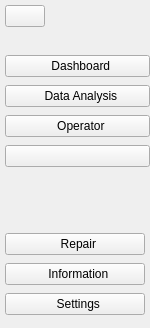
     <widget class="QCustomSlideMenu" name="leftMenu" native="true">
      <property name="sizePolicy">
       <sizepolicy hsizetype="Expanding" vsizetype="Expanding">
        <horstretch>0</horstretch>
        <verstretch>0</verstretch>
       </sizepolicy>
      </property>
      <property name="minimumSize">
       <size>
        <width>0</width>
        <height>0</height>
       </size>
      </property>
      <property name="maximumSize">
       <size>
        <width>140</width>
        <height>16777214</height>
       </size>
      </property>
      <layout class="QVBoxLayout" name="verticalLayout">
       <property name="spacing">
        <number>0</number>
       </property>
       <property name="leftMargin">
        <number>0</number>
       </property>
       <property name="topMargin">
        <number>0</number>
       </property>
       <property name="rightMargin">
        <number>0</number>
       </property>
       <property name="bottomMargin">
        <number>0</number>
       </property>
       <item>
        <widget class="QWidget" name="leftSubMenuTop" native="true">
         <property name="minimumSize">
          <size>
           <width>40</width>
           <height>42</height>
          </size>
         </property>
         <layout class="QVBoxLayout" name="verticalLayout_2">
          <property name="spacing">
           <number>0</number>
          </property>
          <property name="leftMargin">
           <number>5</number>
          </property>
          <property name="topMargin">
           <number>5</number>
          </property>
          <property name="rightMargin">
           <number>0</number>
          </property>
          <property name="bottomMargin">
           <number>5</number>
          </property>
          <item alignment="Qt::AlignLeft|Qt::AlignTop">
           <widget class="QPushButton" name="menuBtn">
            <property name="toolTip">
             <string>Slide menu</string>
            </property>
            <property name="text">
             <string />
            </property>
            <property name="icon">
             <iconset resource="../Qss/icons/_icons.qrc">
              <normaloff>:/feather/icons/feather/menu.png</normaloff>:/feather/icons/feather/menu.png</iconset>
            </property>
           </widget>
          </item>
         </layout>
        </widget>
       </item>
       <item>
        <widget class="QWidget" name="leftSubMenuCenter" native="true">
         <property name="minimumSize">
          <size>
           <width>150</width>
           <height>138</height>
          </size>
         </property>
         <layout class="QVBoxLayout" name="verticalLayout_3">
          <property name="spacing">
           <number>0</number>
          </property>
          <property name="leftMargin">
           <number>5</number>
          </property>
          <property name="topMargin">
           <number>5</number>
          </property>
          <property name="rightMargin">
           <number>0</number>
          </property>
          <property name="bottomMargin">
           <number>5</number>
          </property>
          <item>
           <widget class="QPushButton" name="dashboardBtn">
            <property name="toolTip">
             <string>View Dashboard</string>
            </property>
            <property name="text">
             <string>  Dashboard</string>
            </property>
            <property name="icon">
             <iconset resource="../Qss/icons/_icons.qrc">
              <normaloff>:/feather/icons/feather/pie-chart.png</normaloff>:/feather/icons/feather/pie-chart.png</iconset>
            </property>
           </widget>
          </item>
          <item>
           <widget class="QPushButton" name="dataBtn">
            <property name="toolTip">
             <string>View Data</string>
            </property>
            <property name="text">
             <string>  Data Analysis</string>
            </property>
            <property name="icon">
             <iconset resource="../Qss/icons/_icons.qrc">
              <normaloff>:/feather/icons/feather/database.png</normaloff>:/feather/icons/feather/database.png</iconset>
            </property>
           </widget>
          </item>
          <item>
           <widget class="QPushButton" name="operatorBtn">
            <property name="toolTip">
             <string>View profile</string>
            </property>
            <property name="text">
             <string>  Operator</string>
            </property>
            <property name="icon">
             <iconset resource="../Qss/icons/_icons.qrc">
              <normaloff>:/feather/icons/feather/user.png</normaloff>:/feather/icons/feather/user.png</iconset>
            </property>
           </widget>
          </item>
          <item>
           <widget class="QPushButton" name="moreBtn">
            <property name="toolTip">
             <string>Other</string>
            </property>
            <property name="text">
             <string />
            </property>
            <property name="icon">
             <iconset resource="../Qss/icons/_icons.qrc">
              <normaloff>:/feather/icons/feather/more-horizontal.png</normaloff>:/feather/icons/feather/more-horizontal.png</iconset>
            </property>
           </widget>
          </item>
         </layout>
        </widget>
       </item>
       <item>
        <spacer name="verticalSpacer">
         <property name="orientation">
          <enum>Qt::Vertical</enum>
         </property>
         <property name="sizeType">
          <enum>QSizePolicy::Expanding</enum>
         </property>
         <property name="sizeHint" stdset="0">
          <size>
           <width>20</width>
           <height>40</height>
          </size>
         </property>
        </spacer>
       </item>
       <item>
        <widget class="QWidget" name="leftSubMenuBottom" native="true">
         <property name="minimumSize">
          <size>
           <width>150</width>
           <height>108</height>
          </size>
         </property>
         <layout class="QVBoxLayout" name="verticalLayout_4">
          <property name="spacing">
           <number>0</number>
          </property>
          <property name="leftMargin">
           <number>5</number>
          </property>
          <property name="topMargin">
           <number>5</number>
          </property>
          <property name="rightMargin">
           <number>5</number>
          </property>
          <property name="bottomMargin">
           <number>5</number>
          </property>
          <item>
           <widget class="QPushButton" name="repairBtn">
            <property name="toolTip">
             <string>Manual repair</string>
            </property>
            <property name="text">
             <string>  Repair</string>
            </property>
            <property name="icon">
             <iconset resource="../Qss/icons/_icons.qrc">
              <normaloff>:/feather/icons/feather/tool.png</normaloff>:/feather/icons/feather/tool.png</iconset>
            </property>
           </widget>
          </item>
          <item>
           <widget class="QPushButton" name="informationBtn">
            <property name="toolTip">
             <string>View Information</string>
            </property>
            <property name="text">
             <string>  Information</string>
            </property>
            <property name="icon">
             <iconset resource="../Qss/icons/_icons.qrc">
              <normaloff>:/feather/icons/feather/alert-circle.png</normaloff>:/feather/icons/feather/alert-circle.png</iconset>
            </property>
           </widget>
          </item>
          <item>
           <widget class="QPushButton" name="settingsBtn">
            <property name="toolTip">
             <string>Settings</string>
            </property>
            <property name="text">
             <string>  Settings</string>
            </property>
            <property name="icon">
             <iconset resource="../Qss/icons/_icons.qrc">
              <normaloff>:/feather/icons/feather/settings.png</normaloff>:/feather/icons/feather/settings.png</iconset>
            </property>
           </widget>
          </item>
         </layout>
        </widget>
       </item>
      </layout>
     </widget>
